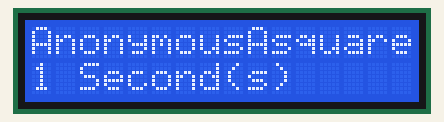
Recording of a sketch running on a simulated Arduino Uno, built with avr-gcc and run on an emulated ATmega328P. Shown: 16×2 character LCD.

Above: at 0.1 s.
At 4.1 s:
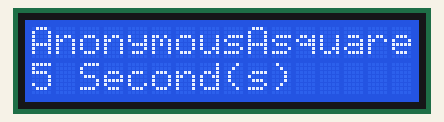
At 9.1 s:
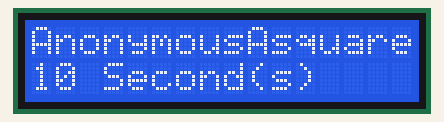
At 19.1 s:
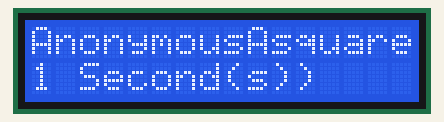
At 28.2 s:
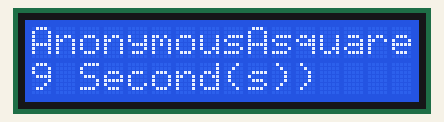
At 38.2 s:
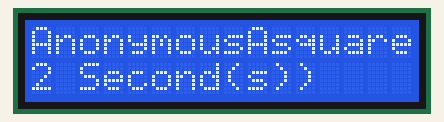

The sketch:

Lcd.ino
```cpp
#include <LiquidCrystal.h>
LiquidCrystal lcd(10, 9, 5, 4, 3, 2);
int i = 0;

void setup(){
    lcd.begin(16, 2);
    lcd.setCursor(0, 0);
    lcd.print("AnonymousAsquare");
}

void loop(){
    for (i = 1; i <= 10; i++){
        lcd.setCursor(0, 1);
        lcd.print(i);
        lcd.print(" Second(s)");
        delay(1000);
    }

    for (i = 10; i >= 1; i--){
        lcd.setCursor(0, 1);
        lcd.print(i);
        lcd.print(" Second(s)");
        delay(1000);
    }

}
```

Measured:
- what the display in image 1 shows lasts 1.0 s, from 4.1 s to 5.1 s
- what the display in image 2 shows lasts 2.0 s, from 9.1 s to 11.1 s
